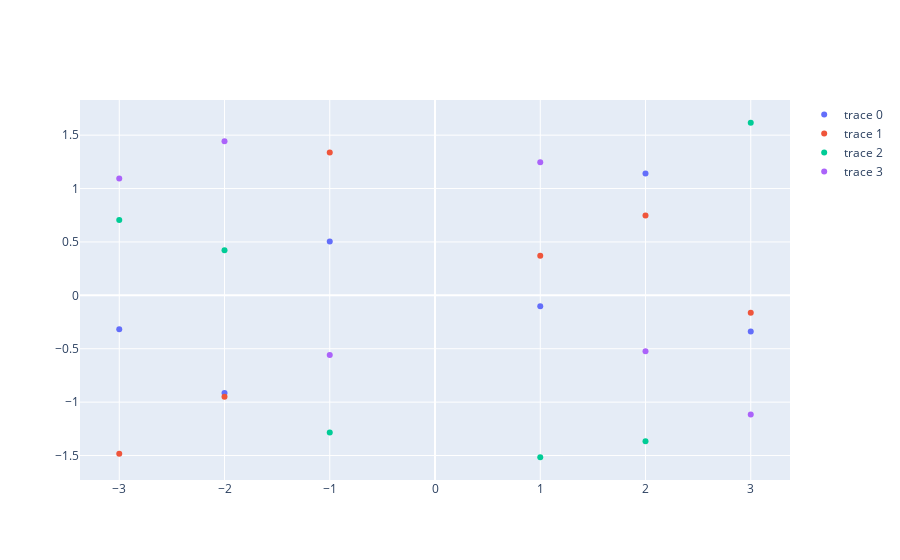

Notebook code cell kept with this figure:
### Code cell
fig = go.Figure()
fig.add_trace(go.Scatter(x=ordinal, y=A[0], mode="markers",text=["PC1", "PC2"]))
fig.add_trace(go.Scatter(x=ordinal, y=A[1], mode="markers",text=["PC1", "PC2"]))
fig.add_trace(go.Scatter(x=ordinal, y=A[2], mode="markers",text=["PC1", "PC2"]))
fig.add_trace(go.Scatter(x=ordinal, y=A[3], mode="markers",text=["PC1", "PC2"]))

### Figure 1 — Plotly figure (JSON) as saved in the notebook; plotly's stock layout.template omitted (floating-point values rounded to 4 significant figures)
{"data": [{"mode": "markers", "text": ["PC1", "PC2"], "type": "scatter", "x": [-3, -2, -1, 1, 2, 3], "y": [-0.3179, -0.9155, 0.5046, -0.1011, 1.14, -0.3375]}, {"mode": "markers", "text": ["PC1", "PC2"], "type": "scatter", "x": [-3, -2, -1, 1, 2, 3], "y": [-1.484, -0.9492, 1.337, 0.3706, 0.7484, -0.1619]}, {"mode": "markers", "text": ["PC1", "PC2"], "type": "scatter", "x": [-3, -2, -1, 1, 2, 3], "y": [0.7064, 0.4212, -1.284, -1.516, -1.366, 1.616]}, {"mode": "markers", "text": ["PC1", "PC2"], "type": "scatter", "x": [-3, -2, -1, 1, 2, 3], "y": [1.095, 1.443, -0.5577, 1.247, -0.5227, -1.117]}], "layout": {}}
